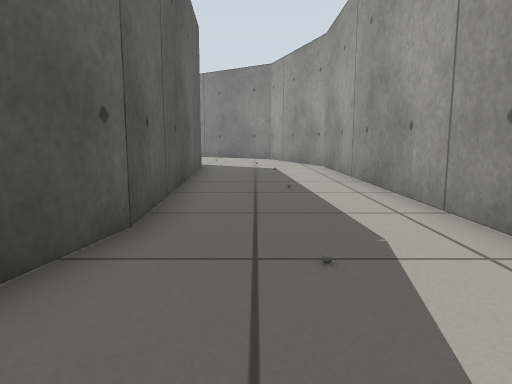
view 1 (above)

13 first-person views from a walk through a robot-simulator world made for Gazebo. The camera is 0.5 m above the floor, tilts 8° down and sees 70° across. The floor is counted in squares, 0.5 m on a side. Each view is taken from the middle of a square. On the plan, view 1 faces up. The plan holds only what a view shows up to about 13 squares ahead; the rest is blank. The place goes on beyond the plan.

view 2
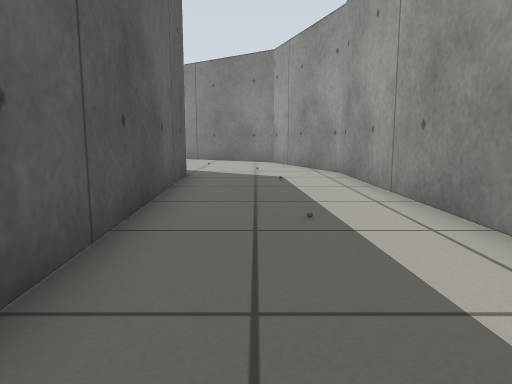

view 3
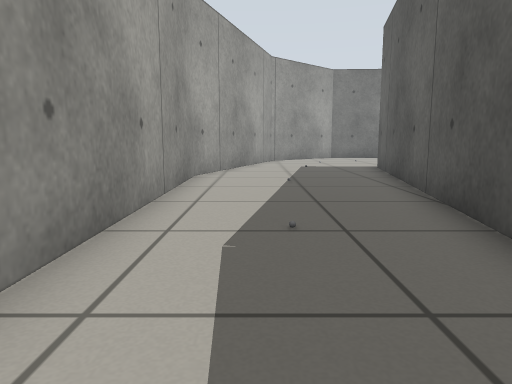

view 4
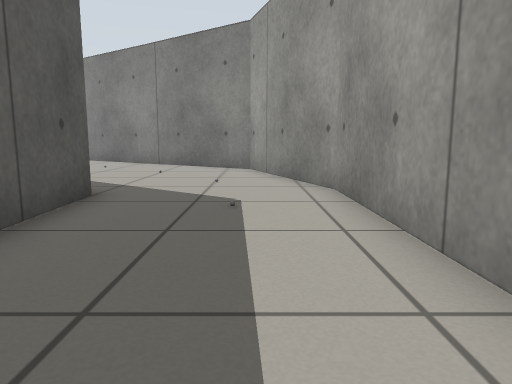

view 5
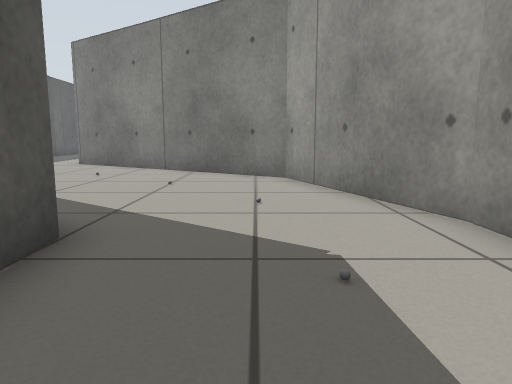

view 6
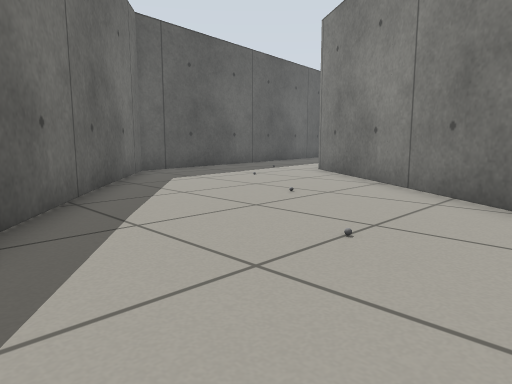

view 7
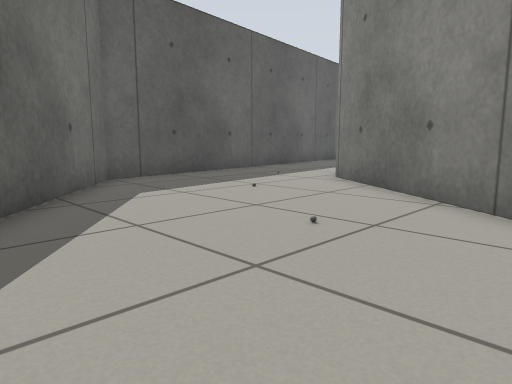

view 8
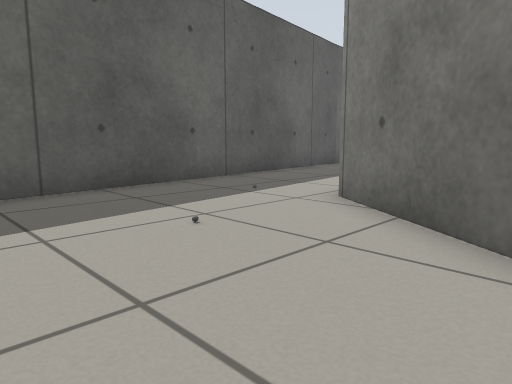

view 9
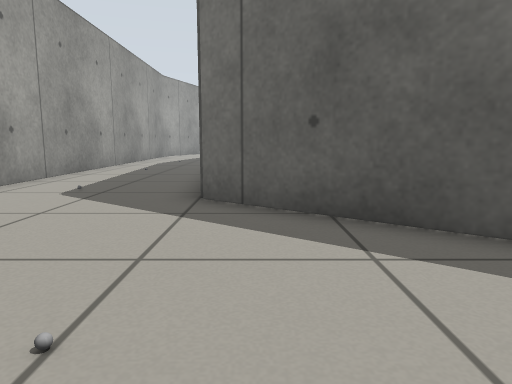

view 10
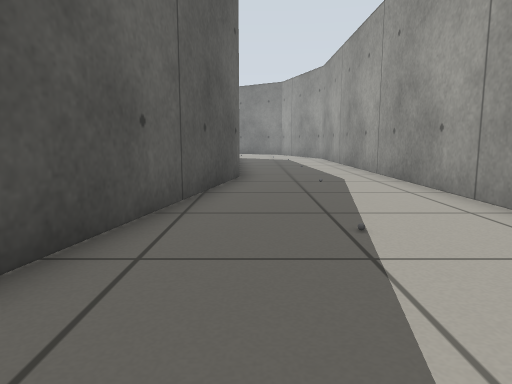

view 11
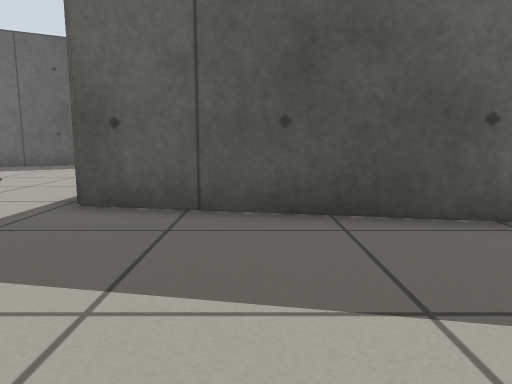

view 12
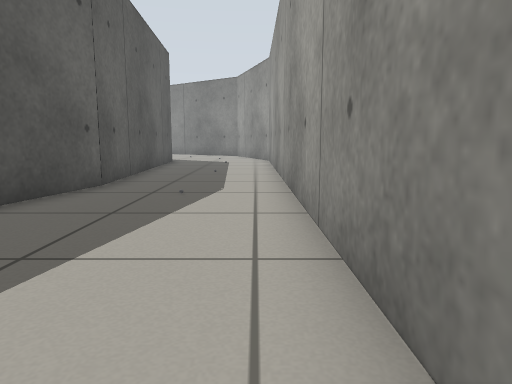

view 13
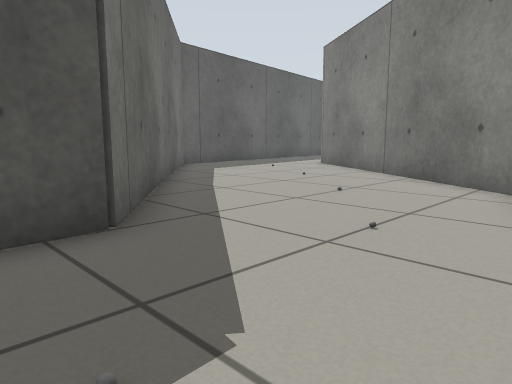

### Floor plan
Points are (right, up) in squares from view 1. A wall is a line through its corners. A room is listed if a view was taken in it or the views show most of it. See-through windows are left out.
Room 1 (views 1, 2, 3, 4, 5, 6, 10, 11, 12, 13)
walls: (-1.4, 4.2) (-3.5, -6.6); (-2, 13.7) (-1.4, 4.1); (1.7, -6.6) (2.8, -3.4) (2.6, 14.5) (2.2, 15.7)
ways out: opening at (0, 14.7) to room 2
Room 2 (views 7, 8, 9)
walls: (-11.5, 20.8) (-2, 13.7); (-12.2, 27.6) (-11.3, 20.8); (2.2, 15.7) (0.8, 19.9) (-7.6, 25.8)
ways out: opening at (0, 14.7) to room 1

Where each view was taken, in squares from view 1:
view 1: 0 up, 0 right, facing up
view 2: 3 up, 0 right, facing up
view 3: 7 up, 1 right, facing down
view 4: 7 up, 1 right, facing up
view 5: 10 up, 0 right, facing up
view 6: 15 up, 0 right, facing up-left
view 7: 17 up, 2 left, facing up-left
view 8: 20 up, 4 left, facing up-left
view 9: 20 up, 3 left, facing down
view 10: 6 down, 1 left, facing up
view 11: 4 down, 2 right, facing left
view 12: 4 down, 2 right, facing up
view 13: 12 up, 2 right, facing up-left
